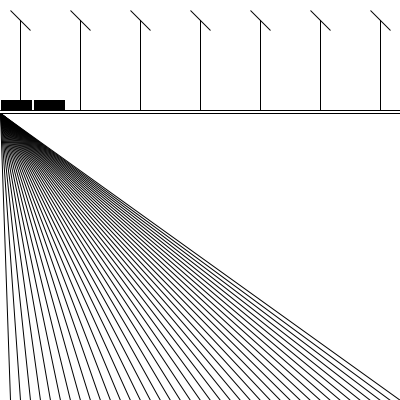
Frame 1 (no input)
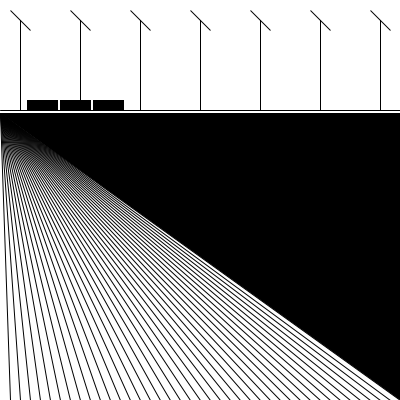
Frame 60 (the mouse pressed at the canvas centre just before this capture)
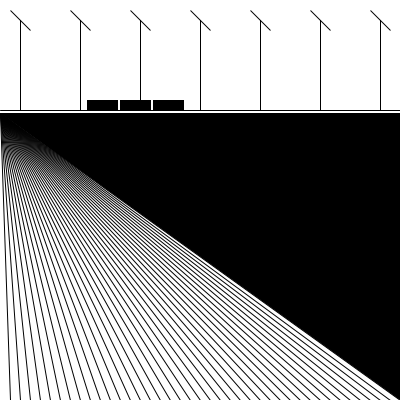
Frame 120 (the mouse held since frame 60 and released just before this capture)

The Processing sketch that drew these frames (run headless with seeded random() and noise(); from frame 60 on, the mouse is pressed at the canvas centre):

// Processing sketch: processing_95950
// ── processing_95950.pde

color c = color(0);
float x = 0;
float y = 100;
float speed = 1;

void setup() {
  size(400,400);
}

void draw() {
  background(255);
  
  triangle(0,113,400,400,400,113);

  line(0,110,400,110);
  
  for(int i= 20; i<width;i+=6){
    if(i%20 == 0){
      line(i,20,i,110);
      triangle(i,20,i-10,10,i+10,30);
    }}
  
  
  //
  
  for(int i=10; i<width; i+=10) {
  // If 'i' divides by 20 with no remainder draw the first line
  // else draw the second line
  if(i%10 == 0) {
    
    line(0, 113, i, width);
  }
}

//

  
  move();
  display();
}

void move() {
  x = x + speed;
  if (x > width+90) {
    x = -300;
  }
}

void display() {
  fill(c);
  rect(x-33,y,30,10);
  rect(x,y,30,10);
  rect(x+33,y,30,10);
}
